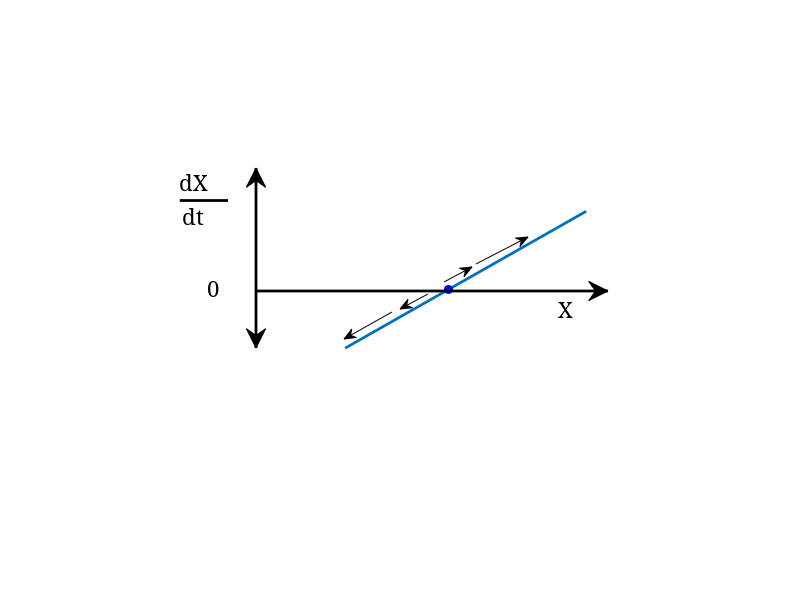

Recreate this plot in MATLAB.
clear
figure
hold on
plot([1.25 3], [-0.6 0.8], 'linewidth',2)
plot([2],[0],'bo','MarkerFaceColor','b')
ylim([-2.5 2.5])
xlim([-0.5 4])

set(gca,'box', 'off')
set(gcf,'color','white' ,'position', [230 250 400 530])
axis off
%Axes
annotation('textarrow',[0.32 0.32],[0.5 0.72],'string',' ', ...
      'HeadStyle','vback2','LineStyle', '-', 'linewidth', 2, ...
      'TextRotation',90, ...
      'fontname', 'Cambria', 'fontsize', 16)

annotation('textarrow',[0.32 0.32],[0.5 0.42],'string',' ', ...
      'HeadStyle','vback2','LineStyle', '-', 'linewidth', 2, ...
      'TextRotation',90, ...
      'fontname', 'Cambria', 'fontsize', 16)
  
annotation('textarrow',[0.32 0.76],[0.515 0.515],'string',' ', ...
      'HeadStyle','vback2','LineStyle', '-', 'linewidth', 2, ...
      'TextRotation',90, ...
      'fontname', 'Cambria', 'fontsize', 16)
%Small Arrows  
annotation('textarrow',[0.49 0.43],[0.48 0.435],'string',' ', ...
      'HeadStyle','vback2','LineStyle', '-', 'linewidth', 0.5, ...
      'HeadLength', 6, 'HeadWidth', 5, 'TextRotation',90, ...
      'fontname', 'Cambria', 'fontsize', 16)

annotation('textarrow',[0.535 0.5],[0.51 0.485],'string',' ', ...
      'HeadStyle','vback2','LineStyle', '-', 'linewidth', 0.5, ...
      'HeadLength', 6, 'HeadWidth', 5, 'TextRotation',90, ...
      'fontname', 'Cambria', 'fontsize', 16)

annotation('textarrow',[0.595 0.66],[0.56 0.605],'string',' ', ...
      'HeadStyle','vback2','LineStyle', '-', 'linewidth', 0.5, ...
      'HeadLength', 6, 'HeadWidth', 5, 'TextRotation',90, ...
      'fontname', 'Cambria', 'fontsize', 16)

annotation('textarrow',[0.555 0.59],[0.53 0.555],'string',' ', ...
      'HeadStyle','vback2','LineStyle', '-', 'linewidth', 0.5, ...
      'HeadLength', 6, 'HeadWidth', 5, 'TextRotation',90, ...
      'fontname', 'Cambria', 'fontsize', 16)
  


%Labels
text(2.8,-0.2,'X','FontName','Cambria', 'fontsize', 16)

text(0.25,0.02,'0','FontName','Cambria', 'fontsize', 16)
text(0.05,1.1,'dX','FontName','Cambria', 'fontsize', 16)
text(0.07,0.76,'dt','FontName','Cambria', 'fontsize', 16)

line([0.05; 0.4], [0.91; 0.91], 'color', 'black','linewidth', 2)

